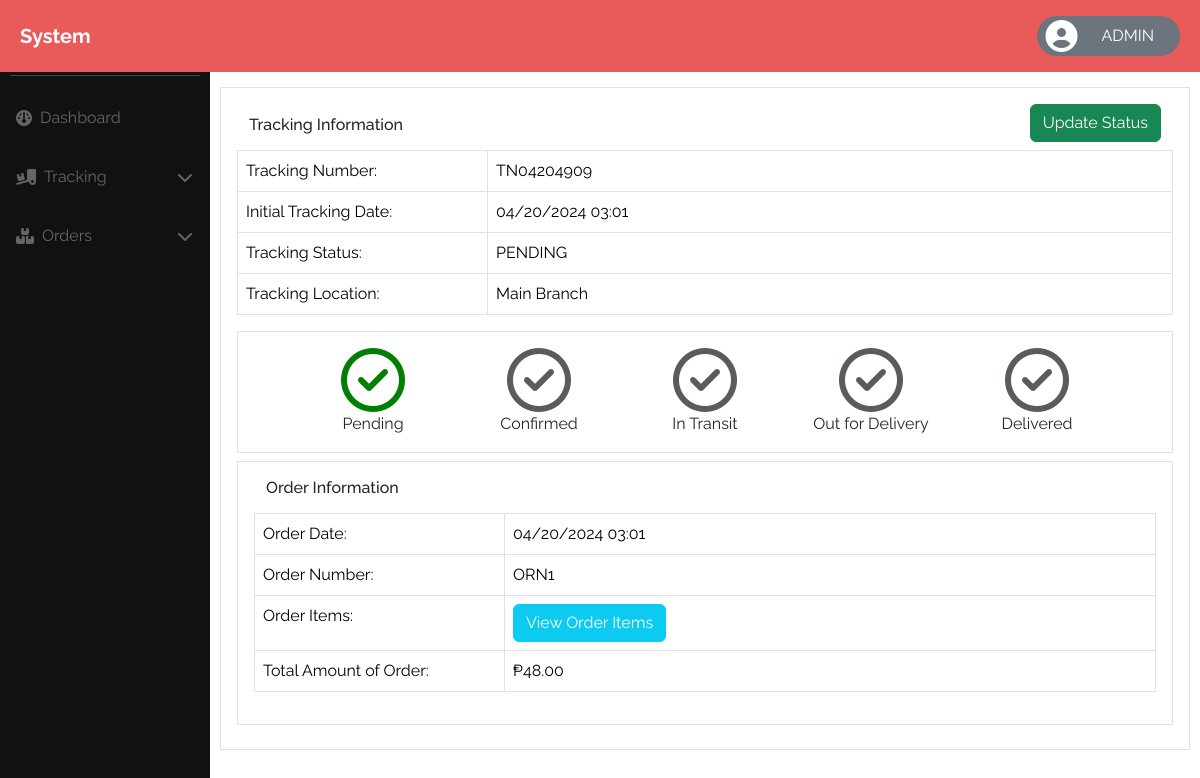
The app's page /track-details.php?id=1 with its own data.
### tables this page shows
CREATE TABLE `tbl_trackinginformation` (
  `TrackingID` int(100) NOT NULL,
  `TrackingNumber` varchar(10) NOT NULL,
  `OrderID` int(100) NOT NULL,
  `TrackingStatusID` int(100) NOT NULL,
  `PostLocationID` int(100) NOT NULL,
  `DestinationPostID` int(11) DEFAULT NULL,
  `InitialDate` datetime DEFAULT NULL
);

CREATE TABLE `tbl_trackingstatus` (
  `TrackingStatusID` int(100) NOT NULL,
  `Status` varchar(200) NOT NULL
);

CREATE TABLE `tbl_postlocations` (
  `postLocationID` int(11) NOT NULL,
  `PostName` varchar(200) NOT NULL,
  `PostAddress` varchar(200) NOT NULL
);

CREATE TABLE `order_item` (
  `order_item_id` int(50) NOT NULL,
  `order_id` int(50) NOT NULL,
  `product_id` int(50) NOT NULL,
  `quantity_ordered` int(50) NOT NULL,
  `price_at_order_time` decimal(10,0) DEFAULT NULL
);

CREATE TABLE `orders` (
  `order_id` int(11) NOT NULL,
  `customer_id` int(11) NOT NULL,
  `order_date` datetime DEFAULT NULL,
  `delivery_address` varchar(100) NOT NULL,
  `total_amount` decimal(10,0) NOT NULL
);

### track-details.php (the view, shortened to what this page needs)
<?php
include "template/header.php";
include "page-includes/sidebar.php";
include "page-includes/navbar.php";
?>
<div class="main">
    <div class="container-fluid p-3 mb-2 border">
        <?php
        $keyID = $_GET['id'];
        $sql_DisplayTracks = "SELECT tti.*, ts.Status, pl_current.PostName AS CurrentPostName,
                            CASE WHEN tti.DestinationPostID IS NOT NULL THEN pl_destination.PostName ELSE 'N/A' END AS DestinationPostName
                    FROM tbl_trackinginformation tti
                    INNER JOIN tbl_trackingstatus ts ON tti.TrackingStatusID = ts.TrackingStatusID
                    INNER JOIN tbl_postlocations pl_current ON tti.PostLocationID = pl_current.PostLocationID
                    LEFT JOIN tbl_postlocations pl_destination ON tti.DestinationPostID = pl_destination.PostLocationID
                    WHERE tti.TrackingID = $keyID";
        $result = mysqli_query($conn, $sql_DisplayTracks);
        if (mysqli_num_rows($result) > 0) {
            while ($row = mysqli_fetch_assoc($result)) {
        ?>
                <div class="table-responsive">
                    <div class="container-fluid mb-2 d-flex justify-content-between align-items-end">
                        <h6>Tracking Information</h6>
                        <div>
                            <button class="btn btn-success" data-bs-toggle="modal" data-bs-target="#updateStatusModal_<?= $row['TrackingID'] ?>">Update Status</button>
                        </div>
                    </div>
                    <table class="table table-bordered">
                        <tbody>
                            <tr>
                                <td class="tr-title">Tracking Number:</td>
                                <td><?= $row['TrackingNumber'] ?></td>
                            </tr>
                            <tr>
                                <td class="tr-title">Initial Tracking Date:</td>
                                <td><?= date('m/d/Y H:i', strtotime($row['InitialDate'])) ?></td>
                            </tr>
                            <tr>
                                <td class="tr-title">Tracking Status:</td>
                                <td>
                                    <?= $row['Status'] ?>
                                </td>
                            </tr>
                            <tr>
                                <td class="tr-title">Tracking Location:</td>
                                <td><?= $row['CurrentPostName'] ?></td>
                            </tr>
                        </tbody>
                    </table>
                </div>
                <div class="container-fluid p-3 mb-2 border">
                    <div class="row px-5 circles">
                        <div class="col flex-center">
                            <i class="fa-regular <?php echo ($row['TrackingStatusID'] >= 1) ? 'green' : 'text-muted'; ?> fa-4x fa-circle-check"></i>
                            <p class="m-0">Pending</p>
                        </div>
                        <div class="col flex-center ">
                            <i class="fa-regular <?php echo ($row['TrackingStatusID'] >= 2) ? 'green' : 'text-muted'; ?> fa-4x fa-circle-check"></i>
                            <p class="m-0">Confirmed</p>
                        </div>
                        <div class="col flex-center">
                            <i class="fa-regular <?php echo ($row['TrackingStatusID'] >= 3) ? 'green' : 'text-muted'; ?> fa-4x fa-circle-check"></i>
                            <p class="m-0">In Transit</p>
                        </div>
                        <div class="col flex-center">
                            <i class="fa-regular <?php echo ($row['TrackingStatusID'] >= 4) ? 'green' : 'text-muted'; ?> fa-4x fa-circle-check"></i>
                            <p class="m-0">Out for Delivery</p>
                        </div>
                        <div class="col flex-center">
                            <i class="fa-regular <?php
                                                    $statusClass = 'fa-circle-check text-muted';
                                                    echo $statusClass;
                                                    ?> fa-4x"></i>
                            <p class="m-0">Delivered</p>
                        </div>
                    </div>
                </div>
        <?php }
        } ?>
        <?php
        $sql_DisplayOrder = "SELECT oi.*, p.name AS product_name, p.price AS product_price, o.order_date, o.total_amount
        FROM order_item oi
        INNER JOIN product p ON p.product_id = oi.product_id
        INNER JOIN orders o ON o.order_id = oi.order_id
        INNER JOIN customers c ON c.customer_id = o.customer_id
        WHERE o.order_id = $keyID";
        $result = mysqli_query($conn, $sql_DisplayOrder);
        if (mysqli_num_rows($result) > 0) {
            while ($order = mysqli_fetch_assoc($result)) {
        ?>
                <div class="container-fluid p-3 mb-2 border">
                    <div class="container-fluid mb-2 d-flex justify-content-between align-items-end">
                        <h6>Order Information</h6>
                    </div>
                    <div class="table-responsive">
                        <table class="table table-bordered">
                            <tbody>
                                <tr>
                                    <td class="tr-title">Order Date:</td>
                                    <td><?= date('m/d/Y H:i', strtotime($order['order_date'])) ?></td>
                                </tr>
                                <tr>
                                    <td class="tr-title">Order Number:</td>
                                    <td><?= 'ORN' . $order['order_id'] ?></td>
                                </tr>
                                <tr>
                                    <td class="tr-title">Order Items:</td>
                                    <td>
                                        <button type="button" class="btn btn-info text-white" data-bs-toggle="modal" data-bs-target="#seeOrderItemsModal_<?= $order['order_id'] ?>">
                                            View Order Items
                                        </button>
                                    </td>
                                </tr>
                                <tr>
                                    <td class="tr-title">Total Amount of Order:</td>
                                    <td>₱<?= number_format($order['total_amount'], 2) ?></td>
                                </tr>
                            </tbody>
                        </table>
                    </div>
                </div>
    </div>
<?php
            }
        } else {
            echo 'no records found';
        } ?>
</div>
<?php
include "template/footer.php";
?>

### assets/css/style.css (style rules this page uses)
body { font-family: "Raleway", sans-serif; }
.btn-info { color: white!important; }
.main { margin: 15px 10px 10px 220px !important; }
.tr-title { width: 250px; }
.flex-center { display: flex; flex-direction: column; justify-content: center; align-items: center; }
.green { color: green; }

### records on screen
tbl_trackinginformation: TrackingNumber "TN04204909", InitialDate "04/20/2024 03:01", TrackingStatusID.Status "PENDING", PostLocationID.PostName "Main Branch"
order_item: order.order_date "04/20/2024 03:01", order "1", order.total_amount "48.00"
